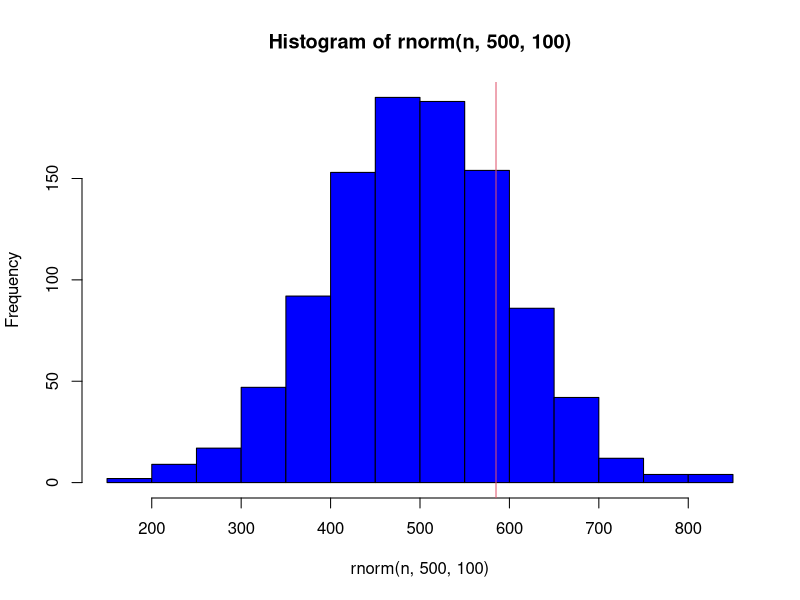
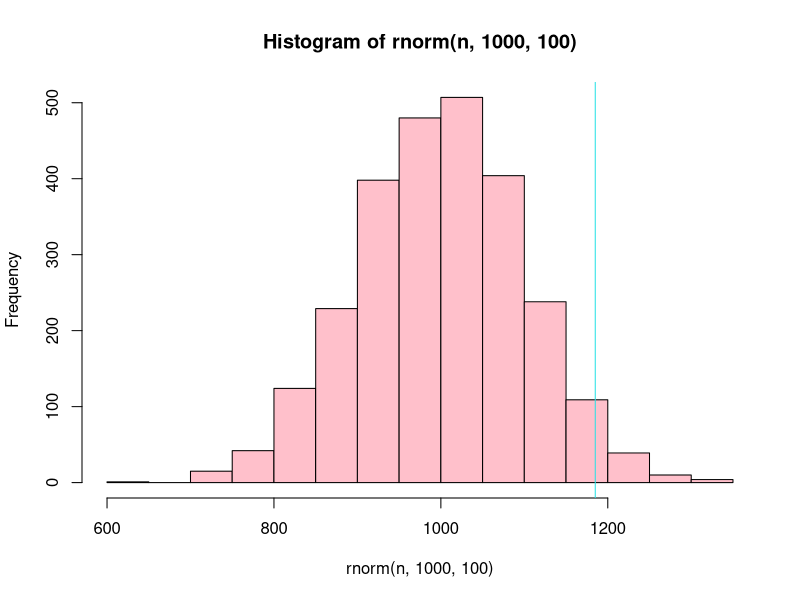

Write R code to recreate these figures, in order.
#examen parte 2 
#Emilio 


#media de 30 y una desviación estándar de 4
pnorm(40,mean=30, sd=4, lower.tail=TRUE)
pnorm(2.5)
#Resultado: 0.9937903

# para x=21
pnorm(-2.25)
pnorm(21,mean = 30,sd=4,lower.tail = TRUE)
#Resultado: 0.01222447


#Ejercicio C
pnorm(0)
pnorm(1.25)
pnorm(35,mean=30, sd=4, lower.tail=TRUE) - pnorm(30,mean=30, sd=4, lower.tail=TRUE)
#resultado: 0.3943502


#Ejercio para el examen
#A2 
pnorm(15)
pnorm(75,mean = 45,sd=2,lower.tail = TRUE)
#Resultado: 1

#B2
pnorm(-16)
pnorm(13,mean = 45,sd=2,lower.tail = TRUE)
#Resultado: 6.388754e-58

#c3

pnorm(7.5)
pnorm(18.5)
pnorm(60,mean=45, sd=2, lower.tail=TRUE) - pnorm(82,mean=45, sd=2, lower.tail=TRUE)
#resultado: 1 y -3.18634e-14


#Ejercicio de Timmy 
n=1000
hist(rnorm(n,500,100),20, col= "blue")

abline(v=585, col=2)
pnorm(585,mean=500, sd=100)
(0.8023375*100)
#Interpretacion 
#Timmy obtuvo una puntuación mejor que el 80.23% de los
#estudiantes que tomaron el examen y será admitido en esta universidad.

#Ejercicio de la BENV
n=2600
hist(rnorm(n,1000,100),20, col= "pink")
abline(v=1185, col=45)
#P(x < 1185) > 90%}
pnorm(1185,mean=1000, sd=100)*(100)
#Resultado 96% Es muy probable mi ingreso a la universidad

#Ejercicio de replica 

set.seed(10)
x <- rnorm(100,10) # Creación de una variable aleatoria de media 10
Media <- 10
test <- t.test(x, mu=Media) # Comparación de la media muestral con la media
print(test)

#Decision: Rechazo Ho